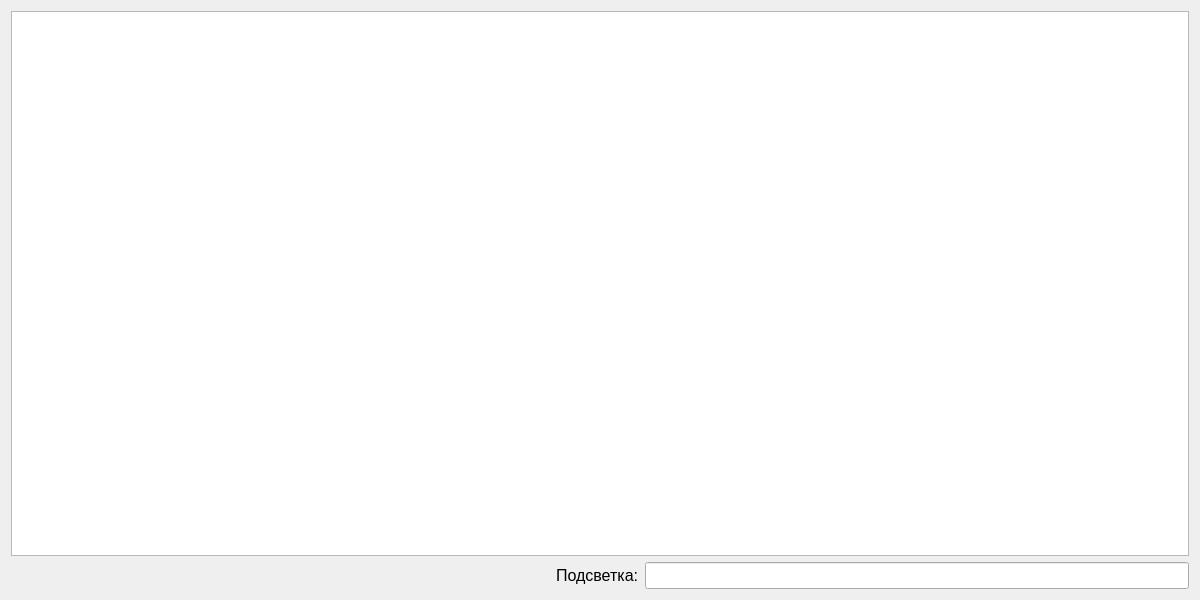
<?xml version="1.0" encoding="UTF-8"?>
<ui version="4.0">
 <class>Quotestorage</class>
 <widget class="QWidget" name="Quotestorage">
  <property name="geometry">
   <rect>
    <x>0</x>
    <y>0</y>
    <width>1200</width>
    <height>600</height>
   </rect>
  </property>
  <property name="font">
   <font>
    <pointsize>12</pointsize>
   </font>
  </property>
  <property name="windowTitle">
   <string>Form</string>
  </property>
  <layout class="QVBoxLayout" name="verticalLayout">
   <item>
    <widget class="QTextEdit" name="edtText"/>
   </item>
   <item>
    <layout class="QHBoxLayout" name="horizontalLayout">
     <item>
      <spacer name="horizontalSpacer">
       <property name="orientation">
        <enum>Qt::Horizontal</enum>
       </property>
       <property name="sizeHint" stdset="0">
        <size>
         <width>40</width>
         <height>20</height>
        </size>
       </property>
      </spacer>
     </item>
     <item>
      <widget class="QLabel" name="label">
       <property name="text">
        <string>Подсветка:</string>
       </property>
      </widget>
     </item>
     <item>
      <widget class="QLineEdit" name="edtPattern"/>
     </item>
    </layout>
   </item>
  </layout>
 </widget>
 <resources/>
 <connections/>
</ui>
